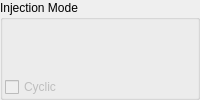
      <widget class="QGroupBox" name="GBInjection">
       <property name="title">
        <string>Injection Mode</string>
       </property>
       <property name="flat">
        <bool>false</bool>
       </property>
       <property name="checkable">
        <bool>false</bool>
       </property>
       <layout class="QFormLayout" name="formLayout">
        <property name="labelAlignment">
         <set>Qt::AlignCenter</set>
        </property>
        <property name="formAlignment">
         <set>Qt::AlignCenter</set>
        </property>
        <property name="verticalSpacing">
         <number>6</number>
        </property>
        <property name="leftMargin">
         <number>2</number>
        </property>
        <property name="topMargin">
         <number>4</number>
        </property>
        <property name="rightMargin">
         <number>0</number>
        </property>
        <property name="bottomMargin">
         <number>0</number>
        </property>
        <item row="1" column="0">
         <widget class="PyDMStateButton" name="PyDMStBInjectionState" native="true">
          <property name="sizePolicy">
           <sizepolicy hsizetype="Expanding" vsizetype="Expanding">
            <horstretch>0</horstretch>
            <verstretch>0</verstretch>
           </sizepolicy>
          </property>
          <property name="minimumSize">
           <size>
            <width>50</width>
            <height>30</height>
           </size>
          </property>
          <property name="toolTip">
           <string/>
          </property>
          <property name="whatsThis">
           <string>PyDM State Button Class.</string>
          </property>
         </widget>
        </item>
        <item row="1" column="1">
         <widget class="PyDMLed" name="PyDMLedInjectionState" native="true">
          <property name="minimumSize">
           <size>
            <width>0</width>
            <height>0</height>
           </size>
          </property>
          <property name="toolTip">
           <string/>
          </property>
          <property name="whatsThis">
           <string/>
          </property>
         </widget>
        </item>
        <item row="6" column="0">
         <widget class="PyDMCheckbox" name="PyDMCbInjectionCyc">
          <property name="enabled">
           <bool>false</bool>
          </property>
          <property name="sizePolicy">
           <sizepolicy hsizetype="Maximum" vsizetype="Minimum">
            <horstretch>0</horstretch>
            <verstretch>0</verstretch>
           </sizepolicy>
          </property>
          <property name="minimumSize">
           <size>
            <width>0</width>
            <height>0</height>
           </size>
          </property>
          <property name="toolTip">
           <string/>
          </property>
          <property name="whatsThis">
           <string/>
          </property>
          <property name="autoFillBackground">
           <bool>false</bool>
          </property>
          <property name="styleSheet">
           <string notr="true"/>
          </property>
          <property name="text">
           <string>Cyclic</string>
          </property>
          <property name="checked">
           <bool>false</bool>
          </property>
         </widget>
        </item>
        <item row="6" column="1">
         <widget class="PyDMLed" name="PyDMLedInjectionCyc" native="true">
          <property name="toolTip">
           <string/>
          </property>
          <property name="whatsThis">
           <string/>
          </property>
         </widget>
        </item>
       </layout>
      </widget>
